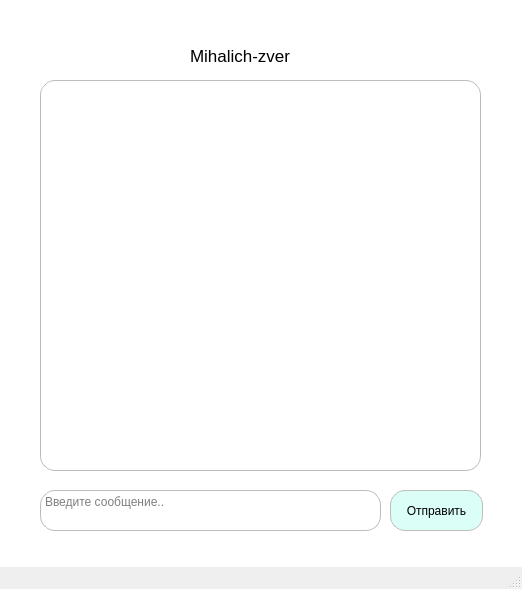
<?xml version="1.0" encoding="UTF-8"?>
<ui version="4.0">
 <class>messenger</class>
 <widget class="QMainWindow" name="messenger">
  <property name="geometry">
   <rect>
    <x>0</x>
    <y>0</y>
    <width>522</width>
    <height>589</height>
   </rect>
  </property>
  <property name="windowTitle">
   <string>MainWindow</string>
  </property>
  <widget class="QWidget" name="centralwidget">
   <property name="styleSheet">
    <string notr="true">QWidget{
background-color: white
}</string>
   </property>
   <widget class="QTextEdit" name="messagesInput">
    <property name="geometry">
     <rect>
      <x>40</x>
      <y>490</y>
      <width>341</width>
      <height>41</height>
     </rect>
    </property>
    <property name="styleSheet">
     <string notr="true">QTextEdit{
border: 1px solid rgb(188, 188, 186);
border-radius: 15px;
}</string>
    </property>
    <property name="tabStopWidth">
     <number>80</number>
    </property>
    <property name="placeholderText">
     <string>Введите сообщение..</string>
    </property>
   </widget>
   <widget class="QPushButton" name="messagesPush">
    <property name="geometry">
     <rect>
      <x>390</x>
      <y>490</y>
      <width>93</width>
      <height>41</height>
     </rect>
    </property>
    <property name="styleSheet">
     <string notr="true">QPushButton{
border: 1px solid rgb(188, 188, 186);
border-radius: 15px;
background-color: rgb(219, 255, 246)
}</string>
    </property>
    <property name="text">
     <string>Отправить</string>
    </property>
   </widget>
   <widget class="QTextBrowser" name="messagesBox">
    <property name="geometry">
     <rect>
      <x>40</x>
      <y>80</y>
      <width>441</width>
      <height>391</height>
     </rect>
    </property>
    <property name="styleSheet">
     <string notr="true">QTextBrowser{
border: 1px solid rgb(188, 188, 186);
border-radius: 15px;
}</string>
    </property>
   </widget>
   <widget class="QLabel" name="label">
    <property name="geometry">
     <rect>
      <x>190</x>
      <y>40</y>
      <width>131</width>
      <height>31</height>
     </rect>
    </property>
    <property name="font">
     <font>
      <pointsize>13</pointsize>
     </font>
    </property>
    <property name="text">
     <string>Mihalich-zver</string>
    </property>
   </widget>
  </widget>
  <widget class="QStatusBar" name="statusbar"/>
 </widget>
 <resources/>
 <connections/>
</ui>
